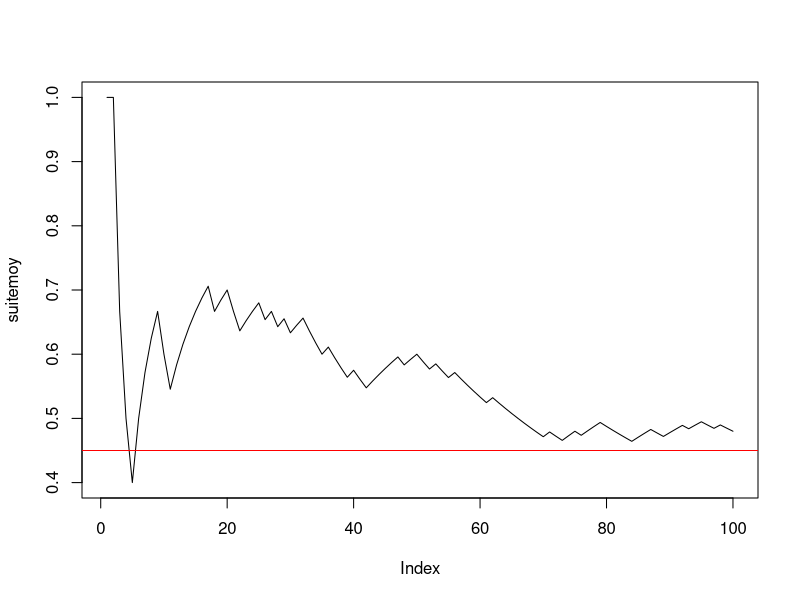
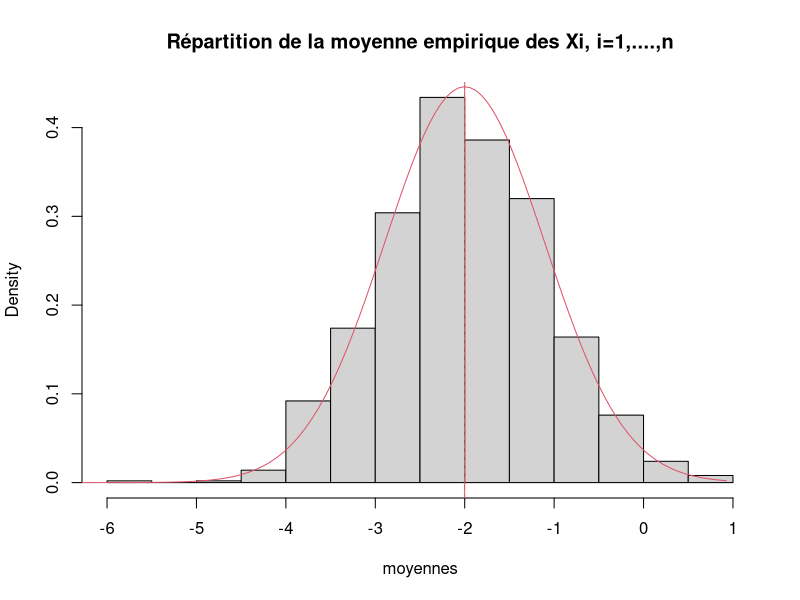
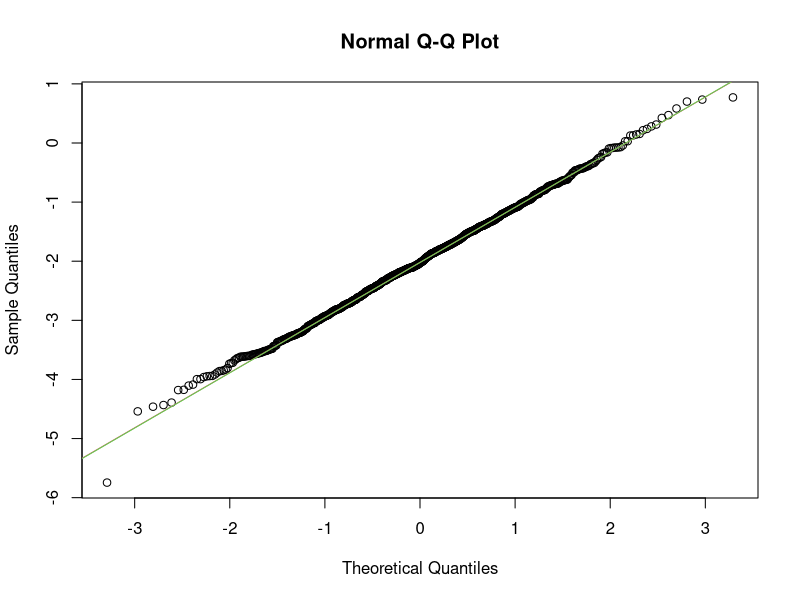
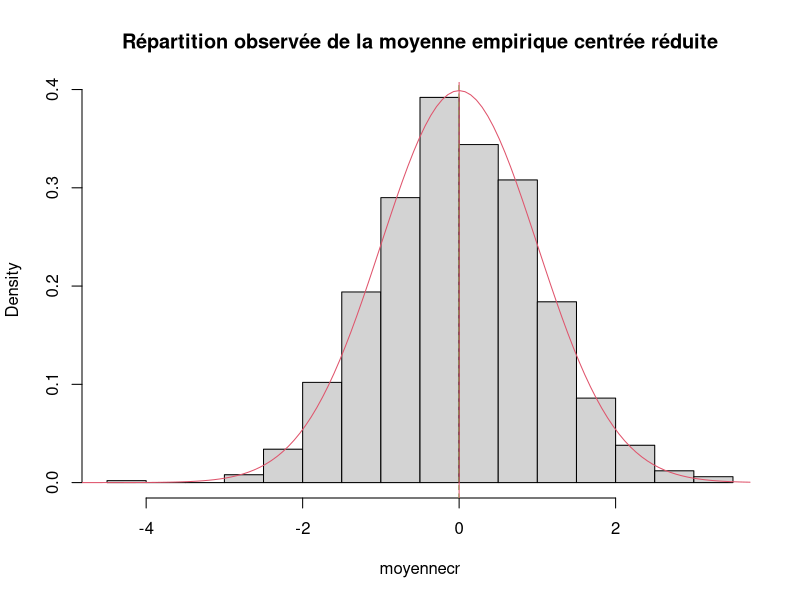
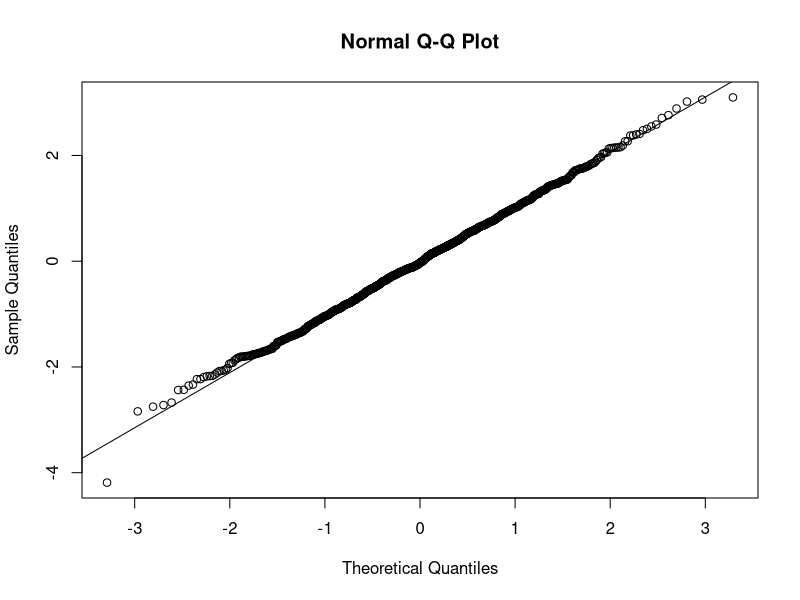
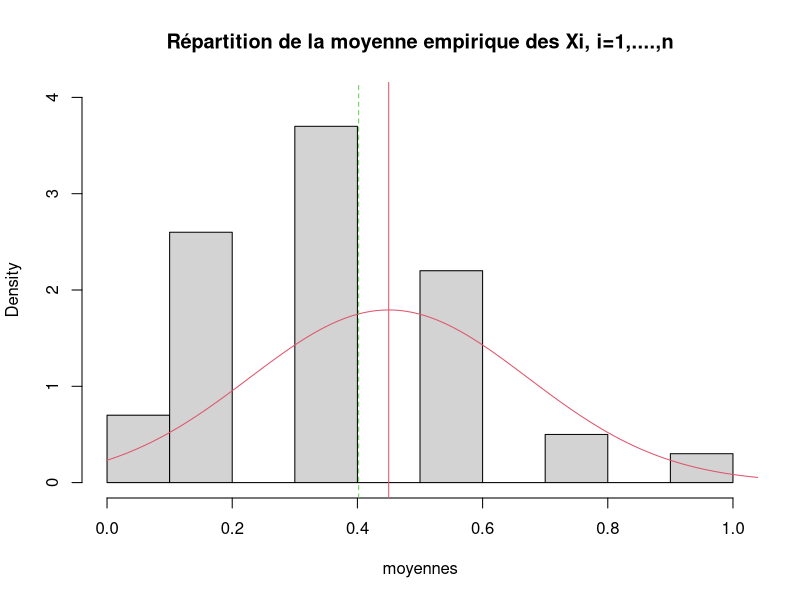
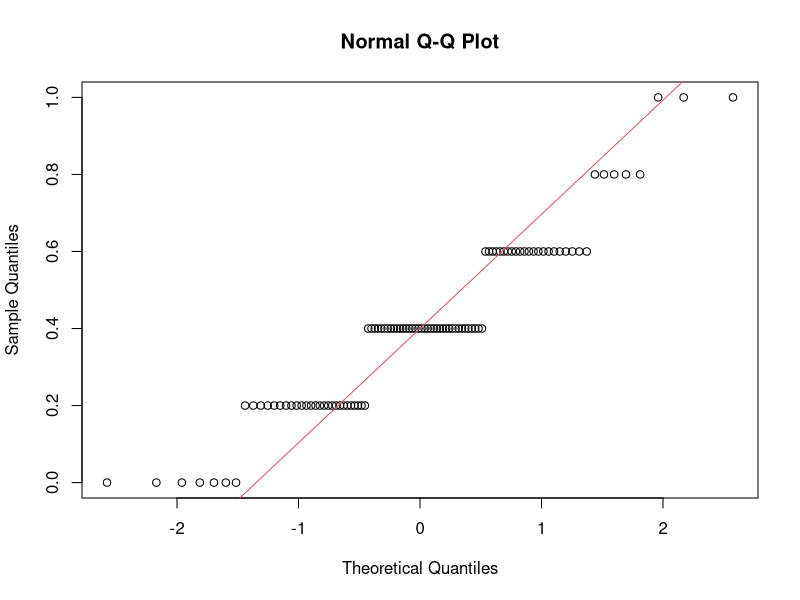
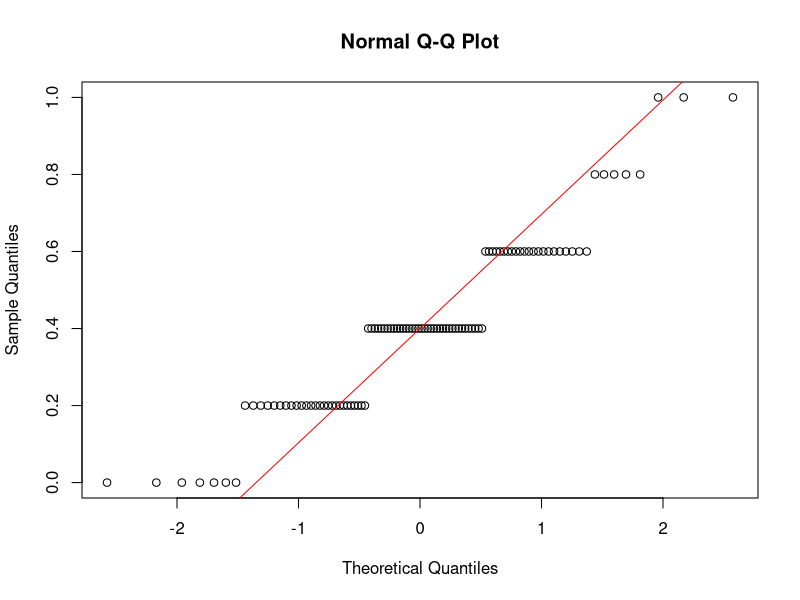

The R source for these figures, in order:

# Question 1
n <- 100
p <- 0.45
x <- rbinom(n, 1, p)

# Question 2
cumsum(x)
taille <- 1:n
suitemoy <- cumsum(x) / taille
#--------question 3------------
plot(suitemoy, type = "l")
abline(h = p, col = "red")


#------------Exercice 3------------------------

#---------question 1--------------------------
mu <- -2
sigma <- 2
n <- 5
x <- rnorm(n, mu, sigma)
moyx <- mean(x)

#---------question 2--------------------------
y <- rnorm(n, mu, sigma)
moyy <- mean(y)
rbind(x, y) -> M
rowMeans(M)

#---------question 3--------------------------
N <- 1000
Mdata <- matrix(rnorm(n * N, mu, sigma), ncol = n, byrow = T)
dim(Mdata)


#---------question 4--------------------------
rowMeans(Mdata) -> moyennes
apply(Mdata, MARGIN = 1, mean)

#---------question 5--------------------------
mean(moyennes)
sd(moyennes) * sqrt((length(moyennes) - 1) / length(moyennes))
sd(moyennes)

#---------question 6--------------------------
hist(moyennes, prob = T, main = "Répartition de la moyenne empirique des Xi, i=1,....,n") # la répartition observée de Xbar_n
(abs <- seq(1.2 * min(moyennes), 1.2 * max(moyennes), (max(moyennes) - min(moyennes)) / 100))
points(abs, dnorm(abs, mu, sigma / sqrt(n)), col = 2, type = "l")
abline(v = mean(moyennes), col = 3, lty = "dashed") # moyenne de l'échantillon
abline(v = mu, col = 2) # moyenne théorique mu de la loi de Xbar
# belle adéquation de l'échantillon à la normale, que l'on peut verifier avec dte de Henry
qqnorm(moyennes) # les points sont presque alignés la loi de Xbar_n est donc bien normale
qqline(moyennes, col = 2) # autour de la droite rouge qui passe par les deux points
# (1er quartile theo de la centrée réduite,1er quartile empirique) et
# (3ieme quartile theo de la centrée réduite,3ieme quartile empirique)
# mean(echantillon) et écart-type empirique sd(échantillon)*sqrt((n-1)/n). e
# En effet si on ajoute la droite passant par ces deux points elle se confond
# avec qqline. droite de Henry

(x1 <- qnorm(0.25))
(x2 <- qnorm(0.75))
(y1 <- quantile(moyennes, 0.25, type = 1))
(y2 <- quantile(moyennes, 0.75, type = 1))
abline(y1 - (y2 - y1) * x1 / (x2 - x1), (y2 - y1) / (x2 - x1), col = 3) # droite de Henry

#----------question 7-------------------------
moyennecr <- sqrt(n) * (moyennes - mu) / sigma
hist(moyennecr, prob = T, main = "Répartition observée de la moyenne empirique centrée réduite")
(abscr <- seq(1.2 * min(moyennecr), 1.2 * max(moyennecr), (max(moyennecr) - min(moyennecr)) / 100))
points(abscr, dnorm(abscr), col = 2, type = "l")
abline(v = mean(moyennecr), col = 3, lty = "dashed") # moyenne empirique de l'échantillon
abline(v = 0, col = 2) # moyenne théorique  de la loi normale centrée réduite

qqnorm(moyennecr)
qqline(moyennecr) # droite de Henry

#-----------question 8------------
n <- 50
# puis réexecuter les lignes 67 à 107 : la loi reste gaussienne mais
# l'écart-type de Xbarn est plus petit avec n=50 qu'avec n=2
sd(moyennes)
sigma / sqrt(n)

n <- 2
# puis réexecuter les lignes 67 à 107 : LA LOI EST TOUJOURS GAUSSIENNE MEME AVEC n PETIT
# C'EST UNE PROPRIETES CARACTÉRISTIQUE DE LA LOI NORMALE MAIS QUI NE S'APPLIQUE PAS AUX AUTRES
# LOIS COMME PAR EX A LA BERNOULLI ==> VOIR EXO SUIVANT
sd(moyennes)
# l'écart type empirique est EN REVANCHE plus faible avec n=2 qu'avec n=50 :
# normal il estime sigma/sqrt(n) or :
sigma / sqrt(n)

#####################################################################################
# CE QU'IL FAUT RETENIR DE CET EXERCICE : LA LOI DE XBAR EST GAUSSIENNE SI L'ÉCHANTILLON EST
# GAUSSIEN ET DE TAILLE QUELCONQUE n. LE RESULTAT DU THEOREME CENTRAL LIMITE EST VRAI DANS CE CAS
# POUR TOUT n ET PAS SEULEMENT POUR n GRAND
###################################################################################

###################################################
#------------Exercice 4------------------------
###################################################

#---------question 1--------------------------
p <- 0.45
n <- 5
N <- 100
rm(Mdata) # efface l'objet précedemment créé Mdata

Mdata <- matrix(rbinom(n * N, 1, p), ncol = n, byrow = T) # N échantillons de taille n disposés en lignes
dim(Mdata) # dimension de la matrice N lignes et n colonnes

(rowMeans(Mdata) -> moyennes) # calcule les moyennes pour les N, n-échantillons tirés.


mean(moyennes) # moyenne empirique des N réalisations de Xbar_n
sd(moyennes) * sqrt((length(moyennes) - 1) / length(moyennes)) # ecart-type empirique
sd(moyennes) # écart-type estimé sans biais = ecart-type empirique corrigé

#---------histogramme de xbar_n--------------------------
hist(moyennes, prob = T, ylim = c(0, max(dnorm(p, p, sqrt(p * (1 - p) / n)), 4)), main = "Répartition de la moyenne empirique des Xi, i=1,....,n") # la répartition observée de Xbar_n
(abs <- seq(.8 * min(moyennes), 1.2 * max(moyennes), (max(moyennes) - min(moyennes)) / 100))
points(abs, dnorm(abs, p, sqrt(p * (1 - p) / n)), col = 2, type = "l")
abline(v = mean(moyennes), col = 3, lty = "dashed") # moyenne de l'échantillon
abline(v = p, col = 2) # moyenne théorique mu de la loi de Xbar
qqnorm(moyennes) # vraiment pas gaussien !
qqline(moyennes, col = 2)
# AUCUNE ADEQUATION  de l'échantillon à la normale CAR n EST TROP PETIT ET LE TCL N'EST
# PAS VERIFIE. ON REFAIT LA SIMUL AVEC n=200 :

n <- 200
# puis réeéxuter les lignes 142 à 161

# EUREKA CA MARCHE BEAUCOUP MIEUX ET ON A BIEN UNE REPARTITION GAUSSIENNE CAR n EST SUFFISAMMENT GRAND POUR
# QUE LE TCL SOIT VERIFIE !
######################################

qqnorm(moyennes)
qqline(moyennes, col = "red")

# Si on augmente N on améliore l'estimation de la densité de Xbarn par l'histogramme
# des N réalisations de Xbarn mais si n est petit on n'observe pas un histogramme
# ressemblant à une gaussienne puisque le TCL ne s'applique que si n est assez grand.
# Essayer avec
N <- 1000
n <- 4
# puis lignes 142 à 159.
N <- 1000
n <- 100
# puis lignes 142 à 159.
